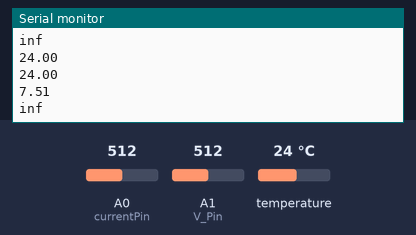
This sketch was run on a simulated Arduino Uno, built with avr-gcc and run on an emulated ATmega328P. Parts: the last lines printed to the serial monitor. The test bench sets the inputs (shaded band); at power-on: A0 (currentPin) = 512, temperature 24 °C, A1 (V_Pin) = 512. No radio packets arrive unless stated.

Above: at 1.2 s.
1.3 s: A0 (currentPin) set to 0
At 1.48 s:
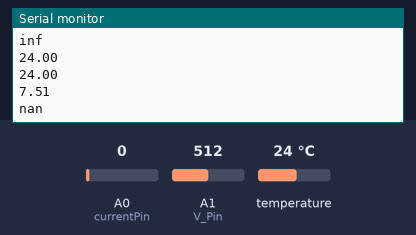
3.0 s: temperature set to 12 °C
At 3.16 s:
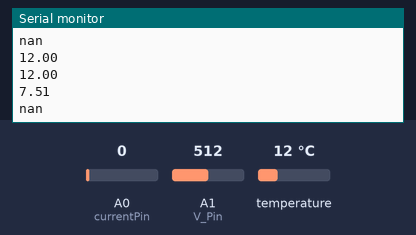
4.5 s: A1 (V_Pin) set to 716
At 4.65 s:
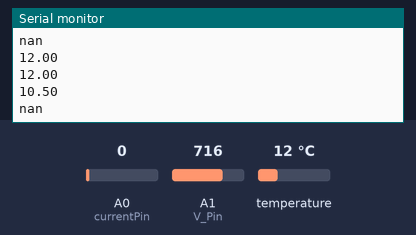
6.0 s: temperature set to 19 °C
At 6.15 s:
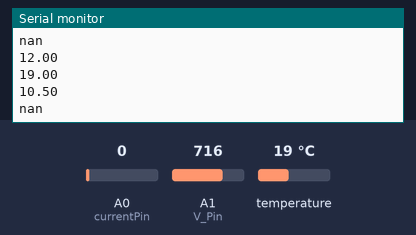
7.5 s: A1 (V_Pin) set to 900
At 7.64 s:
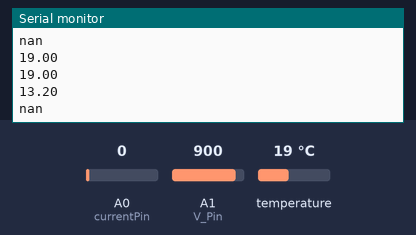
Timing chart, 0 to 10.0 s (numbered marks = the images above; inputs shaded):
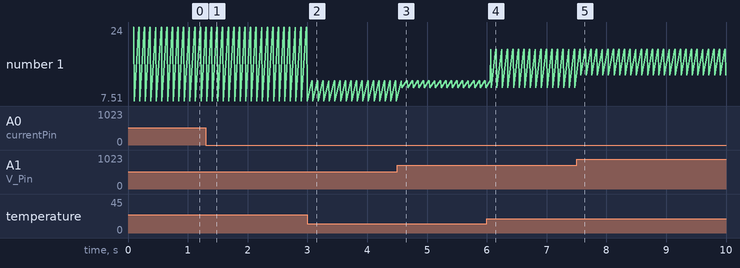

The sketch:

AKB_BAS.ino
```cpp
// NRF24L01+ PA/LNA https://microkontroller.ru/arduino-projects/kak-rabotaet-modul-nrf24l01-i-kak-ego-podklyuchit-k-arduino/?ysclid=m4thxl154l853962068
#include <SPI.h>                                          // Подключаем библиотеку для работы с шиной SPI
#include <nRF24L01.h>                                     // Подключаем файл настроек из библиотеки RF24
#include <RF24.h>                                         // Подключаем библиотеку для работы с nRF24L01+

RF24           radio(9, 10);                              // Создаём объект radio для работы с библиотекой RF24, указывая номера выводов nRF24L01+ (CE, CSN)

//T
#include <Wire.h>
#include "Adafruit_MCP9808.h"

// Create the MCP9808 temperature sensor objects
Adafruit_MCP9808 tempsensor = Adafruit_MCP9808();
Adafruit_MCP9808 tempsensor_2 = Adafruit_MCP9808();

const int V_Pin = A1;     // voltage pin
double V = 0; // voltage value

const int currentPin = A0; // current pin
double I = 0; // current value
double sensitivity = 66 / 1000; // for 30 A


double data[4];

void setup() {
  Serial.begin(9600);

  // NRF24L01+ PA/LNA
  radio.begin();                                        // Инициируем работу nRF24L01+
    radio.setChannel(126);                                  // Указываем канал передачи данных (от 0 до 127), 5 - значит передача данных осуществляется на частоте 2,405 ГГц (на одном канале может быть только 1 приёмник и до 6 передатчиков)
    radio.setDataRate     (RF24_250KBPS);                   // Указываем скорость передачи данных (RF24_250KBPS, RF24_1MBPS, RF24_2MBPS), RF24_1MBPS - 1Мбит/сек
    radio.setPALevel      (RF24_PA_MAX);                 // Указываем мощность передатчика (RF24_PA_MIN=-18dBm, RF24_PA_LOW=-12dBm, RF24_PA_HIGH=-6dBm, RF24_PA_MAX=0dBm)
    radio.openWritingPipe (0x1234567890LL);               // Открываем трубу с идентификатором 0x1234567890 для передачи данных (на одном канале может быть открыто до 6 разных труб, которые должны отличаться только последним байтом идентификатора)
    pinMode(2, INPUT);


  // T
   if (!tempsensor.begin(0x18)) {
  Serial.println("Couldn't find MCP9808! Check your connections and verify the address is correct. 1");
  while (1);
  }
  if (!tempsensor_2.begin(0x19)) {
  Serial.println("Couldn't find MCP9808! Check your connections and verify the address is correct. 2");
  while (1);
  }

   Serial.println("Found MCP9808!");

  tempsensor.setResolution(3);
  tempsensor_2.setResolution(3); // sets the resolution mode of reading, the modes are defined in the table bellow:
  // Mode Resolution SampleTime
  //  0    0.5°C       30 ms
  //  1    0.25°C      65 ms
  //  2    0.125°C     130 ms
  //  3    0.0625°C    250 ms


}

void loop() {
  tempsensor.wake();   // wake up, ready to read!
  tempsensor_2.wake();

  // Read and print out the temperature, also shows the resolution mode used for reading.
  // Serial.print("Resolution in mode: ");
  // Serial.println (tempsensor.getResolution());
  double T1 = tempsensor.readTempC();

  //   Serial.print("2 Resolution in mode: ");
  // Serial.println (tempsensor_2.getResolution());
  double T2 = tempsensor_2.readTempC();

  delay(20);
  tempsensor.shutdown_wake(1); // shutdown MSP9808 - power consumption ~0.1 mikro Ampere, stops temperature sampling
  tempsensor_2.shutdown_wake(1);
  delay(20);

  V = analogRead(V_Pin)* (5.0 / 1023.0)*3.0;     // read voltage

  I = analogRead(currentPin) * (5.0 / 1023.0)/sensitivity;

  data[0] = T1;
  data[1] = T2;
  data[2] = V;
  data[3] = I;

  for (int i = 0; i < 4; i ++) Serial.println(data[i]);

  // antenna
  radio.write(&data ,sizeof(data));
  delay(10);
}
```

Measured:
- after the input at 1.3 s, the serial monitor: prints a new line after 0.11 s (image 1)
- after the input at 3.0 s, the serial monitor: prints a new line after 0.07 s (image 2)
- after the input at 4.5 s, the serial monitor: prints a new line after 0.08 s (image 3)
- after the input at 6.0 s, the serial monitor: prints a new line after 0.07 s (image 4)
- after the input at 7.5 s, the serial monitor: prints a new line after 0.07 s (image 5)
- plotted number 1: 7.51 → 10.5 after the input at 4.5 s, 10.5 → 13.2 after the input at 7.5 s
